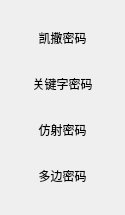
          <widget class="QWidget" name="danbiaotidai">
           <property name="geometry">
            <rect>
             <x>0</x>
             <y>0</y>
             <width>125</width>
             <height>215</height>
            </rect>
           </property>
           <attribute name="label">
            <string>单表替代密码</string>
           </attribute>
           <layout class="QVBoxLayout" name="verticalLayout_4">
            <item>
             <widget class="QPushButton" name="kaisa">
              <property name="text">
               <string>凯撒密码</string>
              </property>
              <property name="default">
               <bool>true</bool>
              </property>
              <property name="flat">
               <bool>true</bool>
              </property>
             </widget>
            </item>
            <item>
             <widget class="QPushButton" name="guanjianzi">
              <property name="text">
               <string>关键字密码</string>
              </property>
              <property name="flat">
               <bool>true</bool>
              </property>
             </widget>
            </item>
            <item>
             <widget class="QPushButton" name="fangshe">
              <property name="text">
               <string>仿射密码</string>
              </property>
              <property name="flat">
               <bool>true</bool>
              </property>
             </widget>
            </item>
            <item>
             <widget class="QPushButton" name="duobian">
              <property name="text">
               <string>多边密码</string>
              </property>
              <property name="flat">
               <bool>true</bool>
              </property>
             </widget>
            </item>
           </layout>
          </widget>
